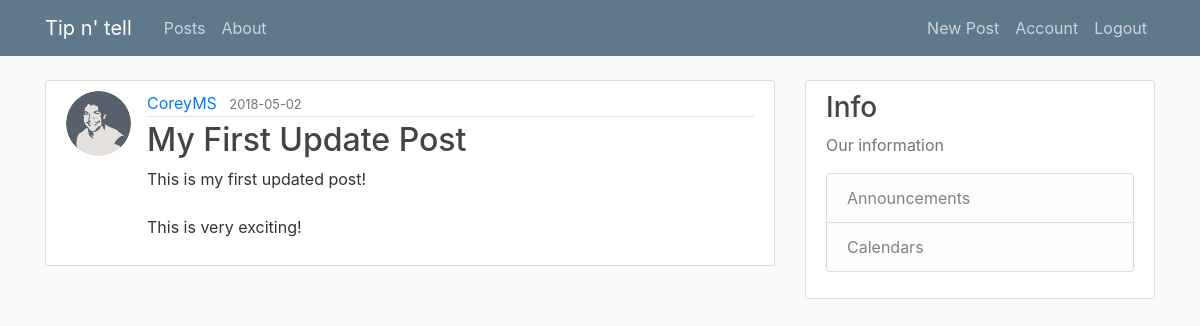
Screenshot of /home (signed in) with the database file from the repository.
### flaskblog/models.py (models this page shows, shortened)
class Post(db.Model):
    id = db.Column(db.Integer, primary_key=True)
    title = db.Column(db.String(100), nullable=False)
    date_posted = db.Column(db.DateTime, nullable=False, default=datetime.utcnow)
    content = db.Column(db.Text, nullable=False)
    user_id = db.Column(db.Integer, db.ForeignKey('user.id'), nullable=False)

class User(db.Model, UserMixin):
    id = db.Column(db.Integer, primary_key=True)
    username = db.Column(db.String(20), unique=True, nullable=False)
    email = db.Column(db.String(120), unique=True, nullable=False)
    image_file = db.Column(db.String(20), nullable=False, default='default.jpg')
    password = db.Column(db.String(60), nullable=False)
    posts = db.relationship('Post', backref='author', lazy=True)
    def __repr__(self):
        return f"User('{self.username}', '{self.email}', '{self.image_file}')"

### flaskblog/routes.py (the view)
@app.route("/home")
@login_required
def home():
    print(current_user)
    if current_user.email == "admin@gmail.com":
        posts = Post.query.all()
        return render_template('home.html', posts=posts)
    else:
        user = User.query.filter_by(email=current_user.email).first()
        posts = Post.query.filter_by(user_id=user.id)
        return render_template('home.html', posts=posts)

### flaskblog/models.py (called while the page is built)
@login_manager.user_loader
def load_user(user_id):
    return User.query.get(int(user_id))

### flaskblog/templates/home.html
{% extends "layout.html" %}
{% block content %}
    {% for post in posts %}
        <article class="media content-section">
          <img class="rounded-circle article-img" src="{{ url_for('static', filename='profile_pics/' + post.author.image_file) }}">
          <div class="media-body">
            <div class="article-metadata">
              <a class="mr-2" href="#">{{ post.author.username }}</a>
              <small class="text-muted">{{ post.date_posted.strftime('%Y-%m-%d') }}</small>
            </div>
            <h2><a class="article-title" href="{{ url_for('post', post_id=post.id) }}">{{ post.title }}</a></h2>
            <p class="article-content">{{ post.content }}</p>
          </div>
        </article>
    {% endfor %}
{% endblock content %}

### flaskblog/static/main.css (style rules this page uses)
body { background: #fafafa; color: #333333; margin-top: 5rem; }
h1, h2, h3, h4, h5, h6 { color: #444444; }
.content-section { background: #ffffff; padding: 10px 20px; border: 1px solid #dddddd; border-radius: 3px; margin-bottom: 20px; }
.article-title { color: #444444; }
.article-content { white-space: pre-line; }
.article-img { height: 65px; width: 65px; margin-right: 16px; }
.article-metadata { padding-bottom: 1px; margin-bottom: 4px; border-bottom: 1px solid #e3e3e3 }

### rows the page displays
Post: image_file (picture), author.username "CoreyMS", date_posted "2018-05-02", title "My First Update Post", content "This is my first updated post! This is very exciting!"
